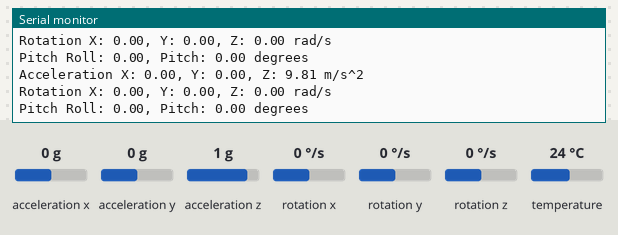
A sketch run on a simulated ESP32. Parts: the last lines printed to the serial monitor. The inputs (shaded band) are chosen by the test bench; at power-on: acceleration x 0 g, acceleration y 0 g, acceleration z 1 g, rotation x 0 °/s, rotation y 0 °/s, rotation z 0 °/s, temperature 24 °C.

Above: at 7.9 s.
8.0 s: acceleration x set to -1.4 g
At 8.7 s:
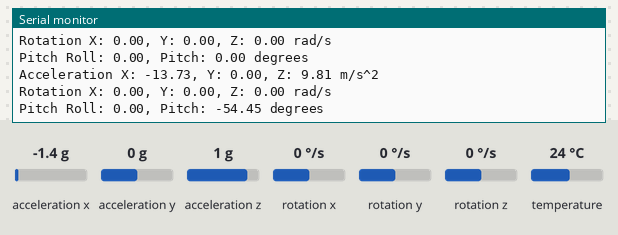
9.5 s: acceleration y set to -1.4 g
At 10.2 s:
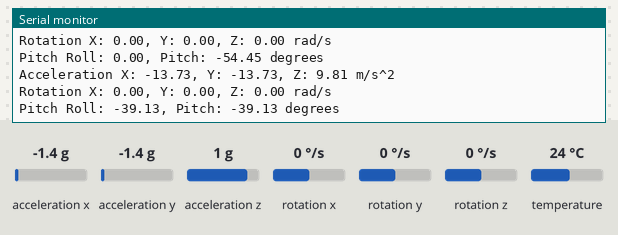
11.0 s: acceleration z set to -1.4 g
At 11.7 s:
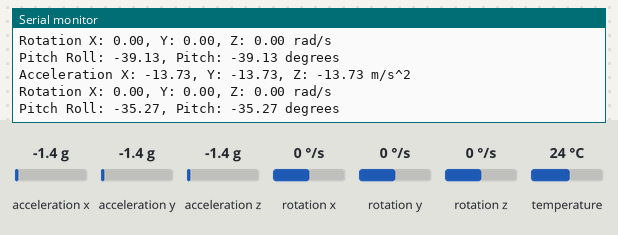
12.5 s: rotation x set to -192 °/s
At 13.2 s:
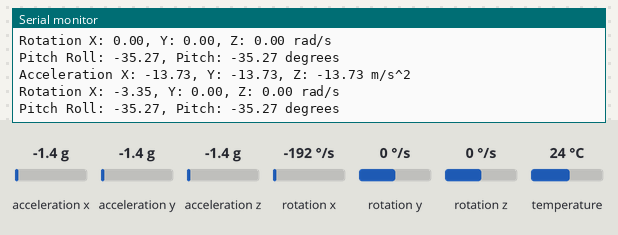
14.0 s: rotation y set to -192 °/s
At 14.8 s:
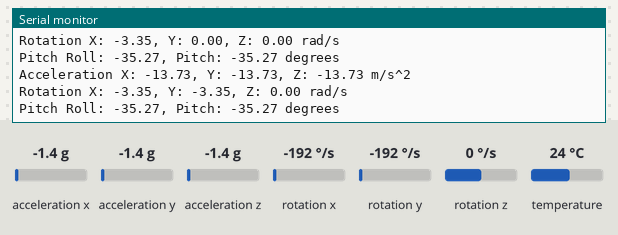
Timing chart, 0 to 16.5 s (numbered marks = the images above; inputs shaded):
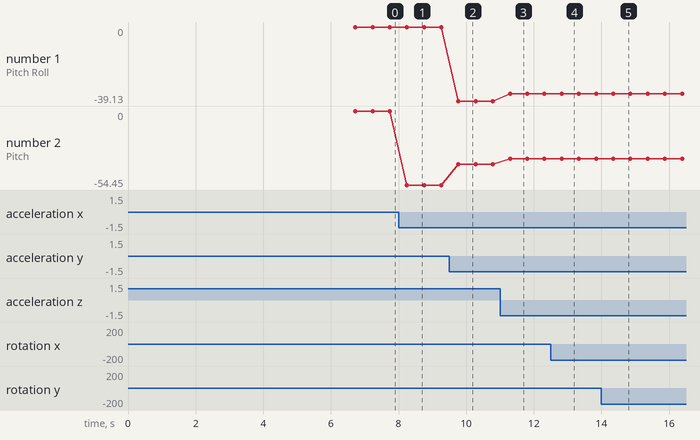

Measured:
- after the input at 8.0 s, the serial monitor: prints a new line after 0.24 s (image 1)
- after the input at 9.5 s, the serial monitor: prints a new line after 0.27 s (image 2)
- after the input at 11.0 s, the serial monitor: prints a new line after 0.29 s (image 3)
- after the input at 12.5 s, the serial monitor: prints a new line after 0.32 s (image 4)
- after the input at 14.0 s, the serial monitor: prints a new line after 0.35 s (image 5)
- plotted number 1: 0 → -39.13 after the input at 9.5 s, -39.13 → -35.27 after the input at 11.0 s
- plotted number 2: 0 → -54.45 after the input at 8.0 s, -54.45 → -39.13 after the input at 9.5 s, -39.13 → -35.27 after the input at 11.0 s

The sketch:

WearableModuleSoftware.ino
```cpp
#include <Adafruit_MPU6050.h>
#include <Adafruit_Sensor.h>
#include <Wire.h>

Adafruit_MPU6050 mpu;

// Calibration offsets (set after calibration runs)
float offset_ax = 0, offset_ay = 0, offset_az = 0;
float offset_gx = 0, offset_gy = 0, offset_gz = 0;

//  Calibration function
void calibrateMPU() {
  Serial.println("Calibrating MPU6050...");
  Serial.println("Keep sensor flat and still for 5 seconds!");
  delay(3000);

  float ax=0, ay=0, az=0, gx=0, gy=0, gz=0;
  int samples = 500;

  for (int i = 0; i < samples; i++) {
    sensors_event_t a, g, temp;
    mpu.getEvent(&a, &g, &temp);
    ax += a.acceleration.x;
    ay += a.acceleration.y;
    az += a.acceleration.z;
    gx += g.gyro.x;
    gy += g.gyro.y;
    gz += g.gyro.z;
    delay(5);
  }

  // Average the samples
  offset_ax = ax / samples;
  offset_ay = ay / samples;
  offset_az = (az / samples) - 9.81; // subtract gravity from Z
  offset_gx = gx / samples;
  offset_gy = gy / samples;
  offset_gz = gz / samples;

  Serial.println("--- Calibration complete ---");
  Serial.print("Accel offsets X: "); Serial.print(offset_ax);
  Serial.print(" Y: ");              Serial.print(offset_ay);
  Serial.print(" Z: ");              Serial.println(offset_az);
  Serial.print("Gyro offsets  X: "); Serial.print(offset_gx);
  Serial.print(" Y: ");              Serial.print(offset_gy);
  Serial.print(" Z: ");              Serial.println(offset_gz);
  Serial.println("----------------------------");
}

void getdata(sensors_event_t &a, sensors_event_t &g){
  // Apply calibration offsets
  float cal_ax = a.acceleration.x - offset_ax;
  float cal_ay = a.acceleration.y - offset_ay;
  float cal_az = a.acceleration.z - offset_az;
  float cal_gx = g.gyro.x - offset_gx;
  float cal_gy = g.gyro.y - offset_gy;
  float cal_gz = g.gyro.z - offset_gz;

  // Calculate pitch angle
  float pitch = atan2(cal_ax,
                sqrt(cal_ay * cal_ay + cal_az * cal_az))
                * 180.0 / PI;

  float roll = atan2(cal_ay,
                sqrt(cal_ax * cal_ax + cal_az * cal_az))
                * 180.0 / PI;

  /*float yaw = atan2(cal_az,
                sqrt(cal_ay * cal_ay + cal_ax * cal_ax))
                * 180.0 / PI;*/

  // Print calibrated accelerometer values
  Serial.print("Acceleration X: "); Serial.print(cal_ax);
  Serial.print(", Y: ");            Serial.print(cal_ay);
  Serial.print(", Z: ");            Serial.print(cal_az);
  Serial.println(" m/s^2");

  // Print calibrated gyro values
  Serial.print("Rotation X: "); Serial.print(cal_gx);
  Serial.print(", Y: ");        Serial.print(cal_gy);
  Serial.print(", Z: ");        Serial.print(cal_gz);
  Serial.println(" rad/s");

  // Print pitch angle
  Serial.print("Pitch Roll: ");    Serial.print(roll);
  Serial.print(", Pitch: ");        Serial.print(pitch);
  //Serial.print(", Yaw: ");        Serial.print(yaw);
  Serial.println(" degrees");

  // Print pitch angle
  //Serial.print("Pitch: ");
  //Serial.print(pitch);
  //Serial.println(" degrees");

  Serial.println("");
  delay(500);
}

void setup(void) {
  Serial.begin(115200);
  Wire.begin(8, 9); // SDA=GPIO8, SCL=GPIO9
  while (!Serial)
    delay(10);

  Serial.println("Adafruit MPU6050 test!");

  if (!mpu.begin()) {
    Serial.println("Failed to find MPU6050 chip");
    while (1) { delay(10); }
  }
  Serial.println("MPU6050 Found!");

  mpu.setAccelerometerRange(MPU6050_RANGE_8_G);
  Serial.print("Accelerometer range set to: ");
  switch (mpu.getAccelerometerRange()) {
    case MPU6050_RANGE_2_G:  Serial.println("+-2G");  break;
    case MPU6050_RANGE_4_G:  Serial.println("+-4G");  break;
    case MPU6050_RANGE_8_G:  Serial.println("+-8G");  break;
    case MPU6050_RANGE_16_G: Serial.println("+-16G"); break;
  }

  mpu.setGyroRange(MPU6050_RANGE_500_DEG);
  Serial.print("Gyro range set to: ");
  switch (mpu.getGyroRange()) {
    case MPU6050_RANGE_250_DEG:  Serial.println("+- 250 deg/s");  break;
    case MPU6050_RANGE_500_DEG:  Serial.println("+- 500 deg/s");  break;
    case MPU6050_RANGE_1000_DEG: Serial.println("+- 1000 deg/s"); break;
    case MPU6050_RANGE_2000_DEG: Serial.println("+- 2000 deg/s"); break;
  }

  mpu.setFilterBandwidth(MPU6050_BAND_10_HZ); // 10Hz for road vibration filtering
  Serial.print("Filter bandwidth set to: ");
  switch (mpu.getFilterBandwidth()) {
    case MPU6050_BAND_260_HZ: Serial.println("260 Hz"); break;
    case MPU6050_BAND_184_HZ: Serial.println("184 Hz"); break;
    case MPU6050_BAND_94_HZ:  Serial.println("94 Hz");  break;
    case MPU6050_BAND_44_HZ:  Serial.println("44 Hz");  break;
    case MPU6050_BAND_21_HZ:  Serial.println("21 Hz");  break;
    case MPU6050_BAND_10_HZ:  Serial.println("10 Hz");  break;
    case MPU6050_BAND_5_HZ:   Serial.println("5 Hz");   break;
  }

  // Run calibration on startup
  calibrateMPU();

  Serial.println("");
  delay(100);
}

void loop() {
  sensors_event_t a, g, temp;
  mpu.getEvent(&a, &g, &temp);

  getdata(a, g);
}
```
